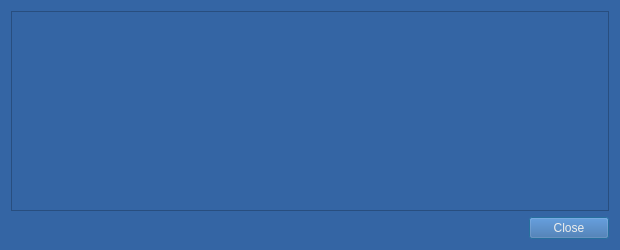
<?xml version="1.0" encoding="UTF-8"?>
<ui version="4.0">
 <class>TransactionDescDialog</class>
 <widget class="QDialog" name="TransactionDescDialog">
  <property name="geometry">
   <rect>
    <x>0</x>
    <y>0</y>
    <width>620</width>
    <height>250</height>
   </rect>
  </property>
  <property name="windowTitle">
   <string notr="true">Transaction details</string>
  </property>
  <property name="styleSheet">
   <string notr="true">background-color: rgb(52, 101, 164);
color: rgb(238, 238, 236);</string>
  </property>
  <layout class="QVBoxLayout" name="verticalLayout">
   <item>
    <widget class="QTextEdit" name="detailText">
     <property name="toolTip">
      <string>This pane shows a detailed description of the transaction</string>
     </property>
     <property name="readOnly">
      <bool>true</bool>
     </property>
    </widget>
   </item>
   <item>
    <widget class="QDialogButtonBox" name="buttonBox">
     <property name="orientation">
      <enum>Qt::Horizontal</enum>
     </property>
     <property name="standardButtons">
      <set>QDialogButtonBox::Close</set>
     </property>
    </widget>
   </item>
  </layout>
 </widget>
 <resources>
  <include location="../bitcoin.qrc"/>
 </resources>
 <connections>
  <connection>
   <sender>buttonBox</sender>
   <signal>accepted()</signal>
   <receiver>TransactionDescDialog</receiver>
   <slot>accept()</slot>
   <hints>
    <hint type="sourcelabel">
     <x>20</x>
     <y>20</y>
    </hint>
    <hint type="destinationlabel">
     <x>20</x>
     <y>20</y>
    </hint>
   </hints>
  </connection>
  <connection>
   <sender>buttonBox</sender>
   <signal>rejected()</signal>
   <receiver>TransactionDescDialog</receiver>
   <slot>reject()</slot>
   <hints>
    <hint type="sourcelabel">
     <x>20</x>
     <y>20</y>
    </hint>
    <hint type="destinationlabel">
     <x>20</x>
     <y>20</y>
    </hint>
   </hints>
  </connection>
 </connections>
</ui>
